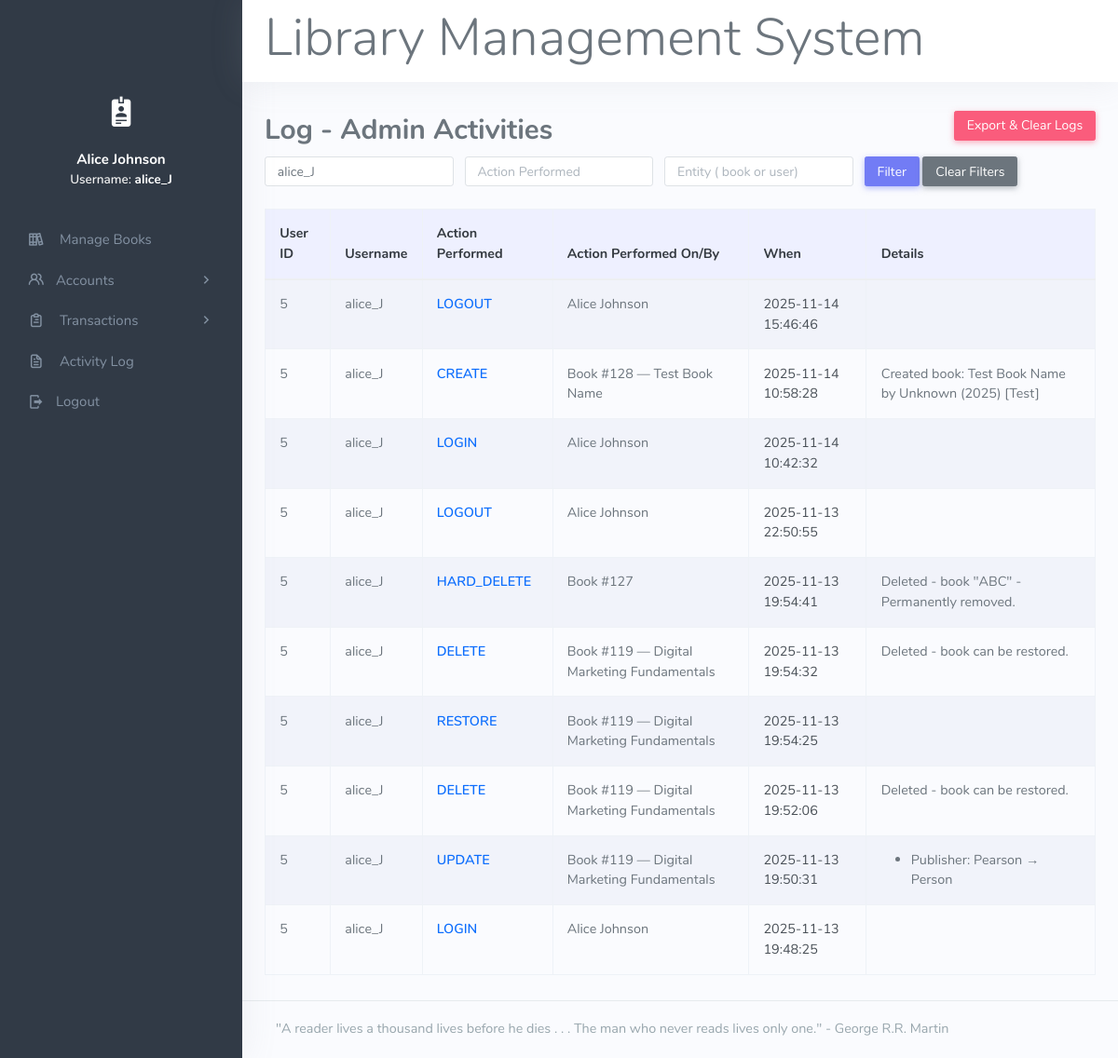
The page /app/admin/view-activity.php?user=alice_J (signed in) on the database its author committed.
### tables this page shows
CREATE TABLE `activity_logs` (
  `id` int(11) NOT NULL,
  `user_name` varchar(100) DEFAULT NULL,
  `role` varchar(50) DEFAULT NULL,
  `action` varchar(50) NOT NULL,
  `entity` varchar(50) NOT NULL,
  `entity_id` varchar(50) DEFAULT NULL,
  `details` text DEFAULT NULL,
  `created_at` datetime NOT NULL DEFAULT current_timestamp()
);

CREATE TABLE `books` (
  `book_id` int(11) NOT NULL,
  `title` varchar(255) NOT NULL,
  `author` varchar(100) NOT NULL,
  `publisher` varchar(100) NOT NULL,
  `year` varchar(4) NOT NULL,
  `category` varchar(100) NOT NULL,
  `deleted_at` datetime DEFAULT NULL
);

### app/admin/view-activity.php (the view, shortened to what this page needs)
<?php
include('../../format/header.php');
include('../../format/sidebar.php');
$user   = trim($_GET['user']   ?? '');
$action = trim($_GET['action'] ?? '');
$entity = trim($_GET['entity'] ?? '');
$where  = [];
$params = [];
$types  = '';
if ($user !== '') {
    $where[]  = "l.user_name = ?";
    $params[] = $user;
    $types   .= 's';
}
$sql = "
    SELECT
        l.id,
        l.user_name,
        l.action,
        l.entity,
        l.entity_id,
        l.details,
        l.created_at,
        a.admin_id,
        a.firstname AS admin_firstname,
        a.lastname  AS admin_lastname,
        b.title     AS book_title
    FROM activity_logs l
    LEFT JOIN admin a
        ON a.username = l.user_name
    LEFT JOIN books b
        ON l.entity = 'book'
       AND b.book_id = l.entity_id
";
if ($where) {
    $sql .= " WHERE " . implode(' AND ', $where);
}
$sql .= " ORDER BY l.created_at DESC LIMIT 200";
$stmt = $conn->prepare($sql);
if ($where) {
    $stmt->bind_param($types, ...$params);
}
$stmt->execute();
$res = $stmt->get_result();
?>
<div class="container">
    <br>
    <div class="d-flex justify-content-between align-items-center mb-2">
        <h2 class="mb-0">Log - Admin Activities</h2>
        <div>
            <a href="export-activity.php"
               class="btn btn-danger btn-sm"
               onclick="return confirm('This will export ALL activity logs as CSV and then clear them from the database. Continue? Refresh after done!');">
                Export &amp; Clear Logs
            </a>
        </div>
    </div>
    <form class="row g-2 mb-3" method="get">
        <div class="col-auto">
            <input class="form-control form-control-sm"
                   name="user"
                   placeholder="Username"
                   value="<?= htmlspecialchars($user) ?>">
        </div>
        <div class="col-auto">
            <input class="form-control form-control-sm"
                   name="action"
                   placeholder="Action Performed"
                   value="<?= htmlspecialchars($action) ?>">
        </div>
        <div class="col-auto">
            <input class="form-control form-control-sm"
                   name="entity"
                   placeholder="Entity ( book or user)"
                   value="<?= htmlspecialchars($entity) ?>">
        </div>
        <div class="col-auto">
            <button class="btn btn-sm btn-primary">Filter</button>
            <a class="btn btn-sm btn-secondary" href="view-activity.php">Clear Filters</a>
        </div>
    </form>
    <table class="table table-bordered table-striped table-hover activity-log-table">
        <thead>
            <tr>
                <th>User ID</th>
                <th>Username</th>
                <th>Action Performed</th>
                <th>Action Performed On/By</th>
                <th>When</th>
                <th>Details</th>
            </tr>
        </thead>
        <tbody>
        <?php while ($row = $res->fetch_assoc()): ?>
            <?php
            $userId = $row['admin_id'] ?? null;
            $target = '';
            if ($row['entity'] === 'book') {
                $bookId    = $row['entity_id'];
                $bookTitle = $row['book_title'] ?? '';
                if ($bookTitle !== '') {
                    $target = 'Book #' . htmlspecialchars($bookId) . ' — ' . htmlspecialchars($bookTitle);
                } else {
                    $target = 'Book #' . htmlspecialchars($bookId);
                }
            } elseif ($row['entity'] === 'user') {
                $fullName = trim(
                    ($row['admin_firstname'] ?? '') . ' ' .
                    ($row['admin_lastname']  ?? '')
                );
                if ($fullName !== '') {
                    $target = htmlspecialchars($fullName);
                } else {
                    $target = htmlspecialchars($row['user_name']);
                }
            } else {
                $target = htmlspecialchars((string)$row['entity_id']);
            }
            $detailsRaw    = $row['details'] ?? '';
            $prettyDetails = '';
            $decoded       = json_decode($detailsRaw, true);
            if (is_array($decoded)) {
                if ($row['action'] === 'UPDATE' && isset($decoded['changed_fields']) && is_array($decoded['changed_fields'])) {
                    $fields = array_map('htmlspecialchars', $decoded['changed_fields']);
                    if ($fields) {
                        $prettyDetails = 'Changed fields: ' . implode(', ', $fields);
                    }
                } elseif ($row['action'] === 'CREATE' && $row['entity'] === 'book') {
                    $t = htmlspecialchars($decoded['title']     ?? '');
                    $a = htmlspecialchars($decoded['author']    ?? '');
                    $y = htmlspecialchars($decoded['year']      ?? '');
                    $c = htmlspecialchars($decoded['category']  ?? '');
                    $parts = [];
                    if ($t !== '') $parts[] = $t;
                    if ($a !== '') $parts[] = 'by ' . $a;
                    if ($y !== '') $parts[] = '(' . $y . ')';
                    if ($c !== '') $parts[] = '[' . $c . ']';
                    if ($parts) {
                        $prettyDetails = 'Created book: ' . implode(' ', $parts);
                    }
                } elseif ($row['action'] === 'DELETE' && isset($decoded['soft']) && $decoded['soft']) {
                    $prettyDetails = 'Deleted - book can be restored.';
                } elseif ($row['action'] === 'HARD_DELETE' && isset($decoded['hard']) && $decoded['hard']) {
                    $t = htmlspecialchars($decoded['title'] ?? '');
                    if ($t !== '') {
                        $prettyDetails = 'Deleted - book "' . $t . '" - Permanently removed.';
                    } else {
                        $prettyDetails = 'Book permanently removed';
                    }
                } else {
                    $changes = [];
                    foreach ($decoded as $key => $val) {
                        if (str_ends_with($key, '_before')) {
                            $field    = substr($key, 0, -7);
                            $before   = $val;
                            $afterKey = $field . '_after';
                            if (array_key_exists($afterKey, $decoded)) {
                                $after = $decoded[$afterKey];
                                if ($before !== $after) {
                                    $label = ucfirst($field);
                                    $changes[] = sprintf(
                                        '%s: %s → %s',
                                        htmlspecialchars($label),
                                        htmlspecialchars((string)$before),
                                        htmlspecialchars((string)$after)
                                    );
                                }
                            }
                        }
                    }
                    if ($changes) {
                        $prettyDetails = '<ul class="mb-0"><li>' . implode('</li><li>', $changes) . '</li></ul>';
                    } else {
                        $prettyDetails = '';
                    }
                }
            } else {
                $prettyDetails = '';
            }
            ?>
            <tr>
                <td><?= htmlspecialchars($userId) ?></td>
                <td><?= htmlspecialchars($row['user_name']) ?></td>
                <td><?= htmlspecialchars($row['action']) ?></td>
                <td><?= $target ?></td>
                <td><?= htmlspecialchars($row['created_at']) ?></td>
                <td><?= $prettyDetails ?></td>
            </tr>
        <?php endwhile; ?>
        </tbody>
    </table>
</div>
<?php include('../../format/footer.php'); ?>

### app/admin/view-activity.php (style rules this page uses)
.activity-log-table thead th { background: #eef0ff; color: #343a40; border-bottom: 2px solid #d0d4ff; }
.activity-log-table tbody tr:nth-child(odd) { background-color: #f9fbff; }
.activity-log-table td:nth-child(3) { font-weight: 600; color: #0d6efd; }
.activity-log-table td:nth-child(5) { color: #495057; font-size: 0.9rem; }

### rows shown on the page
activity_logs: admin.admin_id "5", user_name "alice_J", action "LOGOUT", admin.firstname+lastname "Alice Johnson", created_at "2025-11-14 15:46:46"
activity_logs: admin.admin_id "5", user_name "alice_J", action "CREATE", entity.title "Book #128 — Test Book Name", created_at "2025-11-14 10:58:28", prettyDetails "Created book: Test Book Name by Unknown (2025) [Test]"
activity_logs: admin.admin_id "5", user_name "alice_J", action "LOGIN", admin.firstname+lastname "Alice Johnson", created_at "2025-11-14 10:42:32"
activity_logs: admin.admin_id "5", user_name "alice_J", action "LOGOUT", admin.firstname+lastname "Alice Johnson", created_at "2025-11-13 22:50:55"
activity_logs: admin.admin_id "5", user_name "alice_J", action "HARD_DELETE", entity "Book #127", created_at "2025-11-13 19:54:41", details "Deleted - book \"ABC\" - Permanently removed."
activity_logs: admin.admin_id "5", user_name "alice_J", action "DELETE", entity.title "Book #119 — Digital Marketing Fundamentals", created_at "2025-11-13 19:54:32", prettyDetails "Deleted - book can be restored."
activity_logs: admin.admin_id "5", user_name "alice_J", action "RESTORE", entity.title "Book #119 — Digital Marketing Fundamentals", created_at "2025-11-13 19:54:25"
activity_logs: admin.admin_id "5", user_name "alice_J", action "DELETE", entity.title "Book #119 — Digital Marketing Fundamentals", created_at "2025-11-13 19:52:06", prettyDetails "Deleted - book can be restored."
activity_logs: admin.admin_id "5", user_name "alice_J", action "UPDATE", entity.title "Book #119 — Digital Marketing Fundamentals", created_at "2025-11-13 19:50:31", changes "Publisher: Pearson → Person"
activity_logs: admin.admin_id "5", user_name "alice_J", action "LOGIN", admin.firstname+lastname "Alice Johnson", created_at "2025-11-13 19:48:25"

### other values the page prints
$full_name "Alice Johnson"
$username "alice_J"
